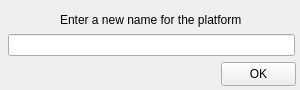
<?xml version="1.0" encoding="UTF-8"?>
<ui version="4.0">
 <class>PlatformRename</class>
 <widget class="QWidget" name="PlatformRename">
  <property name="geometry">
   <rect>
    <x>0</x>
    <y>0</y>
    <width>300</width>
    <height>90</height>
   </rect>
  </property>
  <property name="windowTitle">
   <string>Rename Platform</string>
  </property>
  <widget class="QPushButton" name="rename_plat_ok_but">
   <property name="geometry">
    <rect>
     <x>221</x>
     <y>62</y>
     <width>75</width>
     <height>24</height>
    </rect>
   </property>
   <property name="text">
    <string>OK</string>
   </property>
  </widget>
  <widget class="QLabel" name="rename_plat_lab">
   <property name="geometry">
    <rect>
     <x>60</x>
     <y>10</y>
     <width>191</width>
     <height>20</height>
    </rect>
   </property>
   <property name="text">
    <string>Enter a new name for the platform</string>
   </property>
  </widget>
  <widget class="QLineEdit" name="rename_plat_box">
   <property name="geometry">
    <rect>
     <x>8</x>
     <y>34</y>
     <width>287</width>
     <height>22</height>
    </rect>
   </property>
  </widget>
 </widget>
 <resources/>
 <connections/>
</ui>
